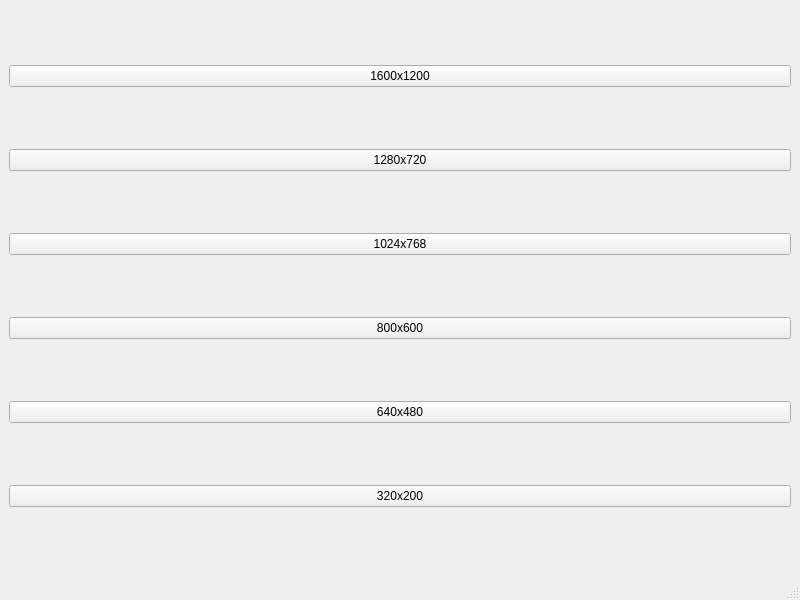
<?xml version="1.0" encoding="UTF-8"?>
<ui version="4.0">
 <class>MainWindow</class>
 <widget class="QMainWindow" name="MainWindow">
  <property name="geometry">
   <rect>
    <x>0</x>
    <y>0</y>
    <width>800</width>
    <height>600</height>
   </rect>
  </property>
  <property name="windowTitle">
   <string>MainWindow</string>
  </property>
  <widget class="QWidget" name="centralwidget">
   <layout class="QGridLayout" name="gridLayout">
    <item row="0" column="0">
     <widget class="QPushButton" name="pushButton_2">
      <property name="text">
       <string>1600x1200</string>
      </property>
     </widget>
    </item>
    <item row="1" column="0">
     <widget class="QPushButton" name="pushButton">
      <property name="text">
       <string>1280x720</string>
      </property>
     </widget>
    </item>
    <item row="2" column="0">
     <widget class="QPushButton" name="pushButton_6">
      <property name="text">
       <string>1024x768</string>
      </property>
     </widget>
    </item>
    <item row="3" column="0">
     <widget class="QPushButton" name="pushButton_3">
      <property name="text">
       <string>800x600</string>
      </property>
     </widget>
    </item>
    <item row="4" column="0">
     <widget class="QPushButton" name="pushButton_4">
      <property name="text">
       <string>640x480</string>
      </property>
     </widget>
    </item>
    <item row="5" column="0">
     <widget class="QPushButton" name="pushButton_5">
      <property name="text">
       <string>320x200</string>
      </property>
     </widget>
    </item>
   </layout>
  </widget>
  <widget class="QMenuBar" name="menubar">
   <property name="geometry">
    <rect>
     <x>0</x>
     <y>0</y>
     <width>800</width>
     <height>37</height>
    </rect>
   </property>
  </widget>
  <widget class="QStatusBar" name="statusbar"/>
 </widget>
 <resources/>
 <connections/>
</ui>
